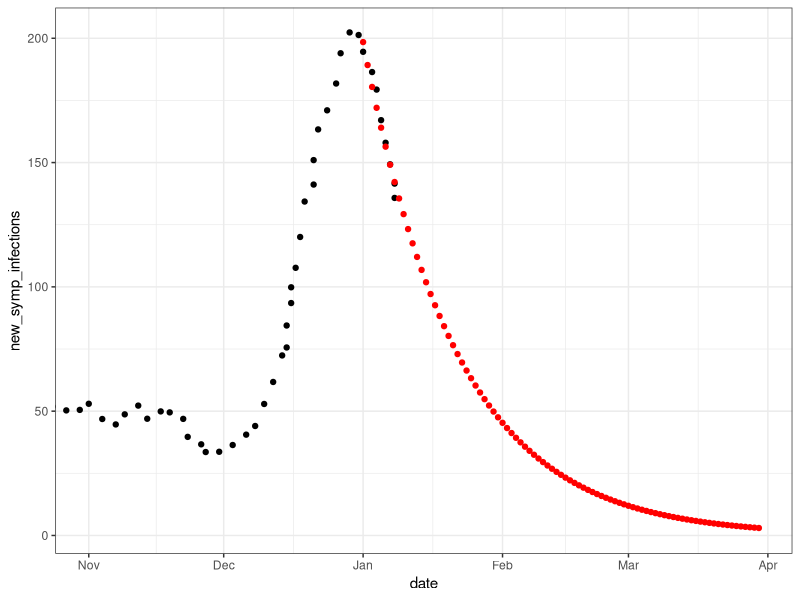

The R source for this figure:
## ---- chunk 1
library(tidyverse)
library(lubridate)
zoe <- read_csv("zoe.csv",col_names = c("date","new_symp_infections"))
subset = filter(zoe, date>"2020-12-30",)

exponential.model <- lm(log(new_symp_infections)~ ymd(date),data= subset)

dates <- seq(ymd("2021-01-1"), ymd("2021-03-30"), "day")
counts <- exp(predict(exponential.model,list(date=dates)))
newtib = tibble(date = dates,new_symp_infections = counts )


ggplot(zoe,aes(x=date,y=new_symp_infections))+geom_point() +geom_point(data=newtib, color="red") + coord_cartesian(xlim=c(ymd("2020-11-1"),NA))+theme_bw()

